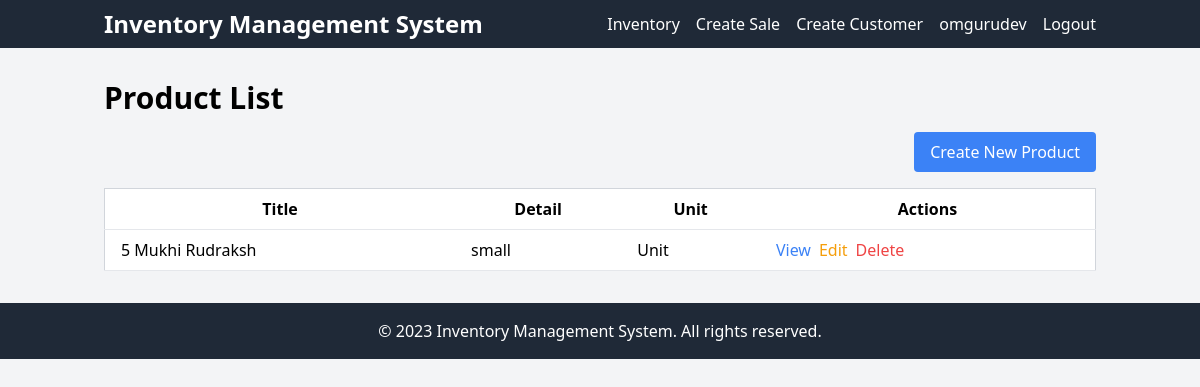
The app's page /product/ (signed in) with its own data.
### main/models.py (models this page shows, shortened)
class Product(models.Model):
    title = models.CharField(max_length=50)
    detail = models.TextField()
    unit = models.ForeignKey(Unit, on_delete=models.CASCADE)
    photo = models.ImageField(upload_to="product/")
    class Meta:
        verbose_name_plural = '3. Products'

class Unit(models.Model):
    title = models.CharField(max_length=50)
    short_name = models.CharField(max_length=50)
    class Meta:
        verbose_name_plural = '2. Units'

### main/views.py (the view)
# urls.py: path('product/', views.product_list, name='product_list'),
def product_list(request):
    products = Product.objects.all()
    return render(request, 'product_list.html', {'products': products})

### templates/product_list.html
{% extends 'base.html' %}
{% block content %}
    <h1 class="text-3xl font-bold mb-4">Product List</h1>
    <div class="flex justify-end mb-4">
        <a href="{% url 'main:product_create' %}" class="bg-blue-500 hover:bg-blue-600 text-white px-4 py-2 rounded">
            Create New Product
        </a>
    </div>
    <div class="overflow-x-auto">
        <table class="min-w-full bg-white border border-gray-300">
            <thead>
                <tr>
                    <th class="py-2 px-4 border-b">Title</th>
                    <th class="py-2 px-4 border-b">Detail</th>
                    <th class="py-2 px-4 border-b">Unit</th>
                    <th class="py-2 px-4 border-b">Actions</th>
                </tr>
            </thead>
            <tbody>
                {% for product in products %}
                <tr>
                    <td class="py-2 px-4 border-b">{{ product.title }}</td>
                    <td class="py-2 px-4 border-b">{{ product.detail }}</td>
                    <td class="py-2 px-4 border-b">{{ product.unit.title }}</td>
                    <td class="py-2 px-4 border-b">
                        <div class="flex">
                            <a href="{% url 'main:product_detail' product.id %}" class="text-blue-500 hover:underline mr-2">View</a>
                            <a href="{% url 'main:product_update' product.id %}" class="text-yellow-500 hover:underline mr-2">Edit</a>
                            <a href="{% url 'main:product_delete' product.id %}" class="text-red-500 hover:underline">Delete</a>
                        </div>
                    </td>
                </tr>
                {% empty %}
                <tr>
                    <td class="py-2 px-4 border-b text-center" colspan="4">No products found.</td>
                </tr>
                {% endfor %}
            </tbody>
        </table>
    </div>
{% endblock %}

### templates/base.html (shortened to what this page needs)
<!DOCTYPE html>
<html lang="en">
<head>
    <link href="https://cdn.jsdelivr.net/npm/tailwindcss@2.2.15/dist/tailwind.min.css" rel="stylesheet">
</head>
<body class="bg-gray-100">
    <nav class="bg-gray-800 text-white">
        <div class="container mx-auto px-4 py-2 flex items-center justify-between">
            <a class="text-2xl font-bold" href="{% url 'main:home' %}">Inventory Management System</a>
            <ul class="flex space-x-4">
                {% if request.user.is_authenticated %}
                    {% if request.user.is_superuser %}
                        <li><a class="navbar-link" href="{% url 'main:vendor_list' %}">Vendors</a></li>
                        <li><a class="navbar-link" href="{% url 'main:product_list' %}">Products</a></li>
                        <li><a class="navbar-link" href="{% url 'main:purchase_list' %}">Purchases</a></li>
                        <li><a class="navbar-link" href="{% url 'main:customer_list' %}">Customers</a></li>
                        <li><a class="navbar-link" href="{% url 'main:sale_list' %}">Sales</a></li>
                        <li><a class="navbar-link" href="{% url 'main:inventory_list' %}">Inventory</a></li>
                    {% else %}
                            <li><a class="navbar-link" href="{% url 'main:inventory_list' %}">Inventory</a></li>
                            <li><a class="navbar-link" href="{% url 'main:sale_create' %}">Create Sale</a></li>
                            <li><a class="navbar-link" href="{% url 'main:customer_create' %}">Create Customer</a></li>
                    {% endif %}
                    <li><a class="navbar-link" href="">{{ request.user }}</a></li>
                    <li><a class="navbar-link" href="{% url 'main:logout' %}">Logout</a></li>
                {% else %}
                    <li><a class="navbar-link" href="{% url 'main:login' %}">Login</a></li>
                {% endif %}
            </ul>
        </div>
    </nav>
    <main class="container mx-auto my-8 px-4">
        {% block content %}
        {% endblock %}
    </main>
    <footer class="bg-gray-800 text-white py-4">
        <div class="container mx-auto px-4 text-center">
            &copy; 2023 Inventory Management System. All rights reserved.
        </div>
    </footer>
</body>
</html>

### records on screen
Product: title "5 Mukhi Rudraksh", detail "small", unit "Unit"

### other values on screen
{{ request.user }} "omgurudev"
